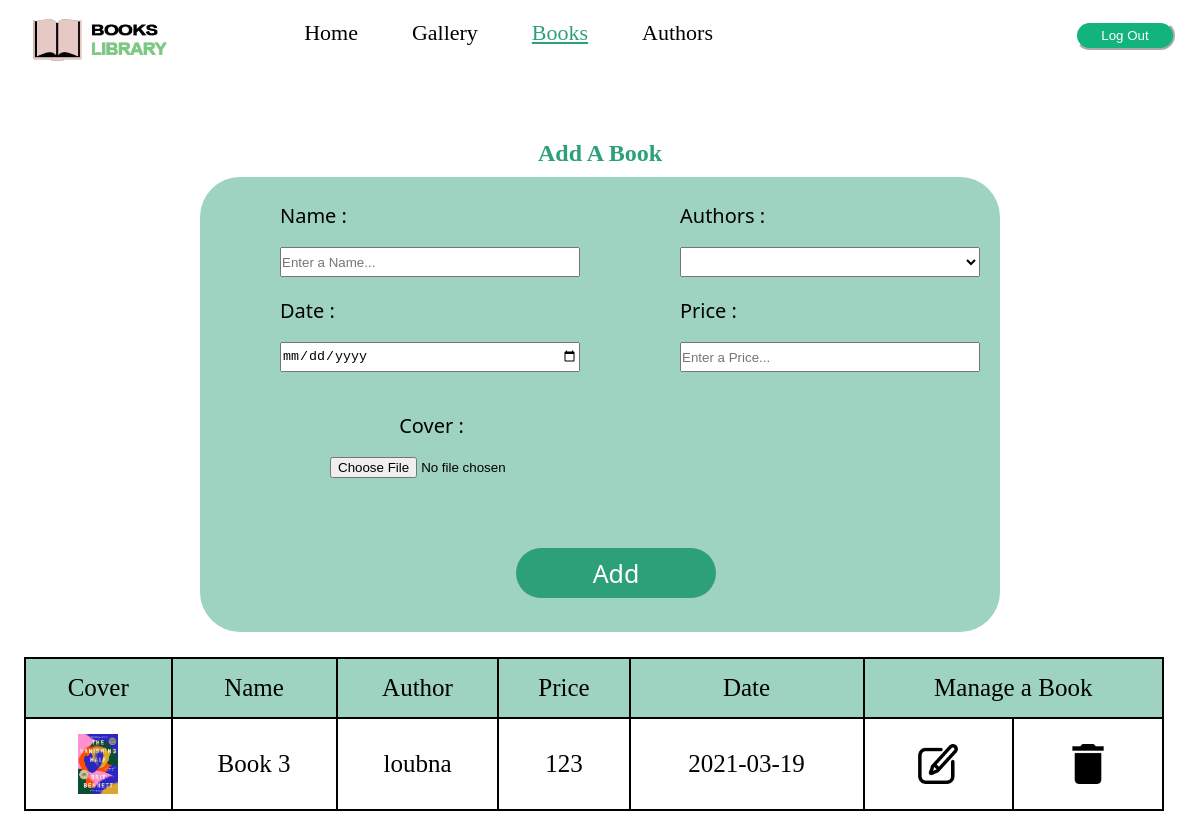
Page /book.php (signed in) on the committed database.
### tables this page shows
CREATE TABLE IF NOT EXISTS `bookauthor` (
  `id` int(11) NOT NULL AUTO_INCREMENT,
  `idBook` int(11) NOT NULL,
  `idAuthor` int(11) NOT NULL,
  PRIMARY KEY (`id`),
  KEY `idBook` (`idBook`),
  KEY `iddAuthor` (`idAuthor`)
);

CREATE TABLE IF NOT EXISTS `book` (
  `id` int(11) NOT NULL AUTO_INCREMENT,
  `nameBook` varchar(100) NOT NULL,
  `price` float NOT NULL,
  `date` date NOT NULL,
  `image` varchar(300) NOT NULL,
  PRIMARY KEY (`id`)
);

CREATE TABLE IF NOT EXISTS `author` (
  `id` int(11) NOT NULL AUTO_INCREMENT,
  `cin` varchar(30) NOT NULL,
  `FullName` varchar(100) NOT NULL,
  `date_birth` date NOT NULL,
  PRIMARY KEY (`id`)
);

### book.php (the view, shortened to what this page needs)
<?php
    include ("bookPHP.php");
 ?>
<!DOCTYPE html>
<html lang="en">
<head>
    <link href="css/styles.css" rel="stylesheet">
    <link href="css/book.css" rel="stylesheet">
</head>
<body>
    <header>
        <img src="images/LOGO.png">
       <ul id="navcontenu" class=" " vue="" >
               <li > <a href="index.php">Home</a> </li>
               <li> <a href="gallery.php"> <span class="titlegallery">Gallery</span></a> </li>
               <li><a href="book.php" class="active"><span class="titlebooks">Books </span></a></li>
               <li > <a href="authors.php"><span class="titleauthors">Authors</span></a></li>
            <li id="log"><a href="deconnexion.php"><input type="submit" value="Log Out" name="Log Out"></a></li>
            </ul>
    </header>
    <content>
        <form action="book.php" method="POST" enctype="multipart/form-data">
        <div>
            <h2>Add A Book</h2>
        </div>
        <div class="generalContentDiv">
            <div class="contentDiv">
                <div class="miniContentDiv">
                    <label>Name :</label><br><br>
                    <input type="text" id="NameBook" name="NameBook" class="inptSelect" placeholder="Enter a Name...">
                </div>
                <div>
                    <label>Authors :</label><br><br>
                    <select class="inptSelect"  id="select" name="Author">
                        <option></option>
                        <?php
                            $query="SELECT * FROM author";
                            $result=mysqli_query($connect,$query);
                            while($row=$result->fetch_assoc()){
                               echo"<option value='".$row["id"]."'>".$row["FullName"]."</option>";
                            }
                            ?>
                    </select>
                </div>
            </div>
            <div class="contentDiv">
                <div class="miniContentDiv">
                    <label>Date :</label><br><br>
                    <input type="date" id="date" name="date" class="inptSelect" name="date">
                </div>
                <div>
                    <label>Price :</label><br><br>
                    <input type="text" id="price" value="" name="price" class="inptSelect"  placeholder="Enter a Price...">
                </div>
            </div>
            <div class="contentDiv">
                <div class="contentDivPlus">
                    <label>Cover :</label><br>
                    <input type="file" id="cover" value="" name="cover" class="files" accept=".png, .jpg, .jpeg" >
                </div>
            </div>
            <div>
                <input type="submit" value="Add" name="BTN" id="bntAddBook" class="inptSelect btn" >
            </div>
        </div>
        </form>
          <table>
            <tr bgcolor="#9ED2C1">
                <td> Cover </td>
                <td > Name </td>
                <td> Author</td>
                <td> Price</td>
                <td> Date </td>
                <td colspan="2"> Manage a Book </td>
            </tr>
            <?php
                $query="SELECT bookauthor.id as idBA,book.id as idB,author.id as idA,author.FullName,book.nameBook,book.price,book.date,book.image FROM author,book,bookauthor WHERE author.id=bookauthor.idAuthor AND book.id=bookauthor.idBook";
                $result=mysqli_query($connect,$query);
                while($row=$result->fetch_assoc()){ ?>
                <tr>
                    <td><img src="images_upload/<?php echo $row["image"] ?>" alt="<?php echo $row["image"] ?>" class="icon"></td>
                    <td><?php echo $row["nameBook"] ?></td>
                    <td><?php echo $row["FullName"] ?></td>
                    <td><?php echo $row["price"] ?></td>
                    <td><?php echo $row["date"] ?></td>
                    <td><a href="<?php echo "manageBook.php?idB=".$row["idB"] ?>"><img src="images/edit-button.png" alt="Edit" class="icon"></a></td>
                    <td><a href="<?php echo "book.php?idB=".$row["idB"] ?>"><img src="images/delete-button.png" alt="Delete" class="icon" name="delete" ></td>
                </tr>
            <?php    }?>
        </table>
    </content>
</body>
</html>

### css/styles.css (style rules this page uses)
* { padding: 0px; margin: 0px; }
header ul { float: right; margin-top: 10px; display: block; }
header img { width: 200px; height: 200px; margin-top: -60px; }
header li { display: inline-block; list-style: none; }
header a { display: inline-block; margin: 25px; margin-top: 10px; text-decoration: none; color: black; font-size: 22px; }
header input[type=submit] { background-color: #12b37d; color: white; padding: 5px; width: 100px; border: 1 solid; border-color: white; border-radius: 20px; cursor: pointer; }
.active { color: #2DA07A; text-decoration: underline; }

### css/book.css (style rules this page uses)
.contentDiv { display: flex; margin-left: 80px; margin-top: 20px; margin-bottom: 20px; }
div label { color: black; opacity: 100%; }
.generalContentDiv { background-color: #9ED2C1; border-radius: 40px; height: 450px; padding-top: 5px; margin-left: 200px; margin-right: 200px; margin-bottom: 25px; }
caption, h2 { font-family: Forte; color: #2DA07A; text-align: center; margin-bottom: 10px; }
.miniContentDiv { margin-right: 100px; }
label { font-family: Segoe UI; font-size: 20px; }
.inptSelect { height: 30px; width: 300px; }
.contentDivPlus { display: flex; flex-direction: column; margin-bottom: 50px; margin-top: 20px; text-align: center; }
.btn { background-color: #2DA07A; border-radius: 30px; width: 200px; height: 50px; border: none; position: absolute; left: 43%; color: white; font-family: Segoe UI; font-size: 25px; }
table { width: 95%; margin-left: 2%; text-align: center; font-size: 25px; margin-bottom: 30px; }
table, th, td { border: 2px solid black; border-collapse: collapse; }
th, td { padding: 15px; }
.icon { width: 40px; }
.files { padding-left: 50px; }

### book.php (style rules this page uses)
#log { visibility:visible; }

### rows in the picture
bookauthor: idBook.image (picture), idBook.nameBook "Book 3", idAuthor.FullName "loubna", idBook.price "123", idBook.date "2021-03-19"
